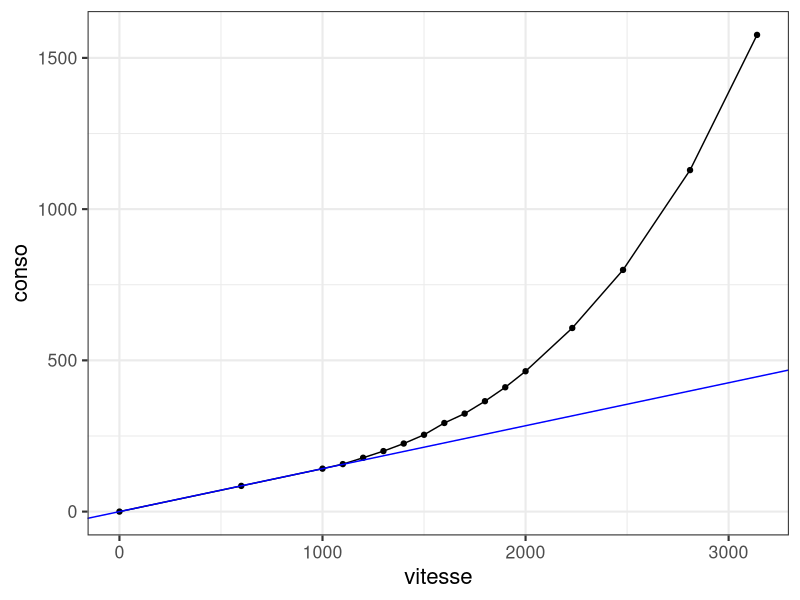
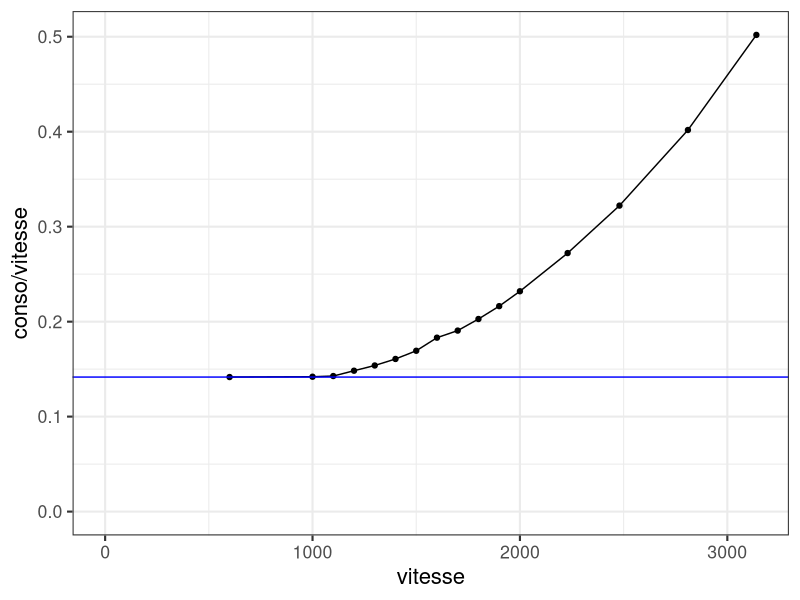

Write the R code that produced these figures, in order.
vitesse <- c(0, 600, 10:20 * 100, 2230, 2480, 2810, 3140)
conso <- c(0, 85, 142, 157, 178, 200, 225, 254, 293, 324, 365, 411, 464, 607, 799, 1129, 1576)

library(ggplot2)
theme_set(theme_bw(16))
qplot(vitesse, conso) + 
  geom_line() +
  geom_abline(slope = 142 / 1000, color = "blue")

qplot(vitesse, conso / vitesse) +
  geom_line() + ylim(0, NA) +
  geom_hline(yintercept = min(conso / vitesse, na.rm = TRUE), color = "blue")
